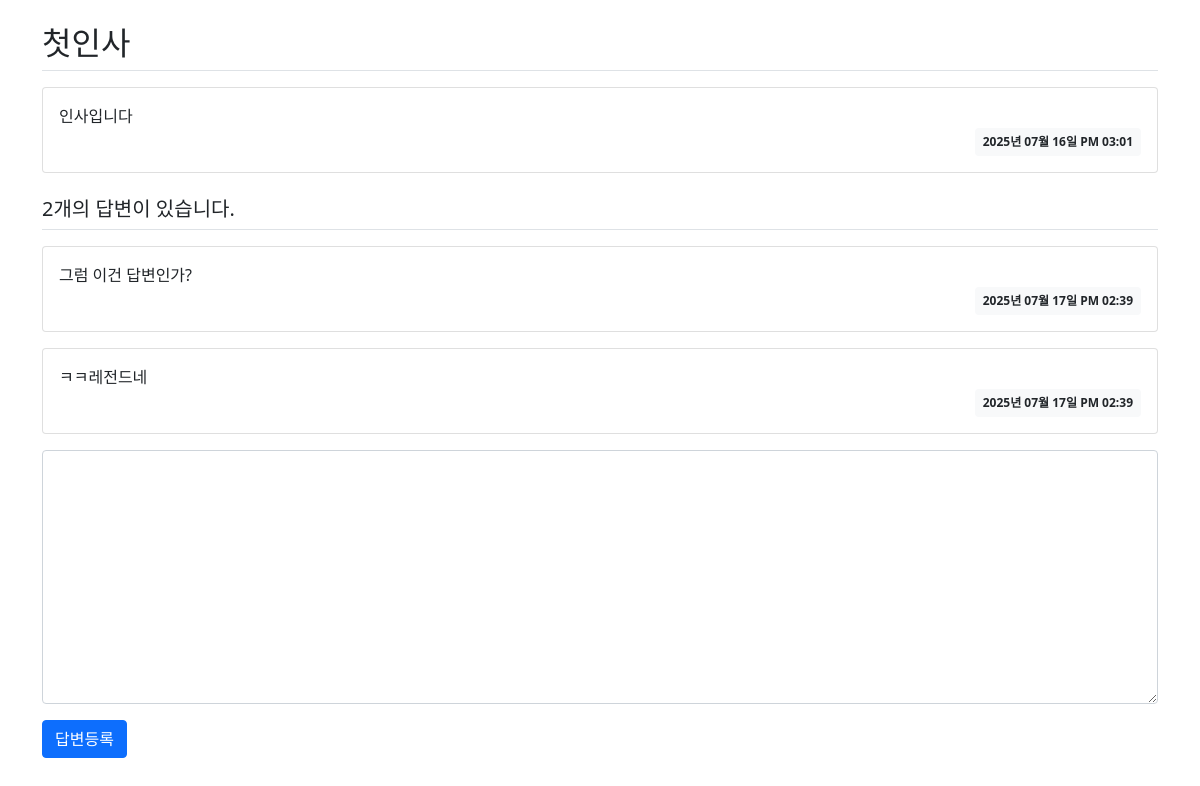
/question/list/3/, run on the app's committed database.
### pybo/models.py (models this page shows)
class Question(db.Model):
    id = db.Column(db.Integer, primary_key=True)
    subject = db.Column(db.String(200), nullable=False)
    content = db.Column(db.Text(), nullable=False)
    create_date = db.Column(db.DateTime(), nullable=False)

class Answer(db.Model):
    id = db.Column(db.Integer, primary_key=True)
    question_id = db.Column(db.Integer, db.ForeignKey('question.id', ondelete='CASCADE'))
    question = db.relationship('Question', backref=db.backref('answer_set'))
    content = db.Column(db.Text(), nullable=False)
    create_date = db.Column(db.DateTime(), nullable=False)

### pybo/views/question_views.py (the view)
@bp.route('/list/<int:question_id>/')
def detail(question_id):
    form = AnswerForm()
    question = Question.query.get_or_404(question_id)
    return render_template('question/question_detail.html', question=question, form=form)

### pybo/forms.py
class AnswerForm(FlaskForm):
    content = TextAreaField('내용', validators=[DataRequired('내용은 필수입력 항목입니다.')])

### pybo/filter.py (called while the page is built)
def format_datetime(value, fmt='%Y년 %m월 %d일 %p %I:%M'):
    return value.strftime(fmt)

### pybo/views/auth_views.py (called while the page is built)
@bp.before_app_request
def load_logged_in_user():
    user_id = session.get('user_id')
    if user_id is None:
        g.user = None
    else:
        g.user = User.query.get(user_id)

### pybo/templates/question/question_detail.html (shortened to what this page needs)
<link rel="stylesheet" href="{{ url_for('static', filename='bootstrap.min.css') }}">
<div class="container my-3">
    <h2 class="border-bottom py-2">{{ question.subject }}</h2>
    <div class="card my-3">
        <div class="card-body">
            <div class="card-text" style="white-space: pre-line;">{{ question.content }}</div>
            <div class="d-flex justify-content-end">
                <div class="badge bg-light text-dark p-2">
                    {{ question.create_date |datetime }}
                </div>
            </div>
        </div>
    </div>
    <h5 class="border-bottom my-3 py-2">{{ question.answer_set|length }}개의 답변이 있습니다.</h5>
    {% for answer in question.answer_set %}
    <div class="card my-3">
        <div class="card-body">
            <div class="card-text" style="white-space: pre-line;">{{ answer.content }}</div>
            <div class="d-flex justify-content-end">
                <div class="badge bg-light text-dark p-2">
                    {{ answer.create_date |datetime }}
                </div>
            </div>
        </div>
    </div>
    {% endfor %}
    <form action="{{ url_for('answer.create', question_id=question.id) }}" method="post" class="my-3">
        <div class="mb-3">
            <textarea name="content" id="content" class="form-control" rows="10"></textarea>
        </div>
        <input type="submit" value="답변등록" class="btn btn-primary">
    </form>
</div>

### data on the page
Question: subject "첫인사", content "인사입니다", create_date "2025년 07월 16일 PM 03:01"
Answer: content "그럼 이건 답변인가?", create_date "2025년 07월 17일 PM 02:39"
Answer: content "ㅋㅋ레전드네", create_date "2025년 07월 17일 PM 02:39"

### other printed values
{{ question.answer_set|length }} "2"
